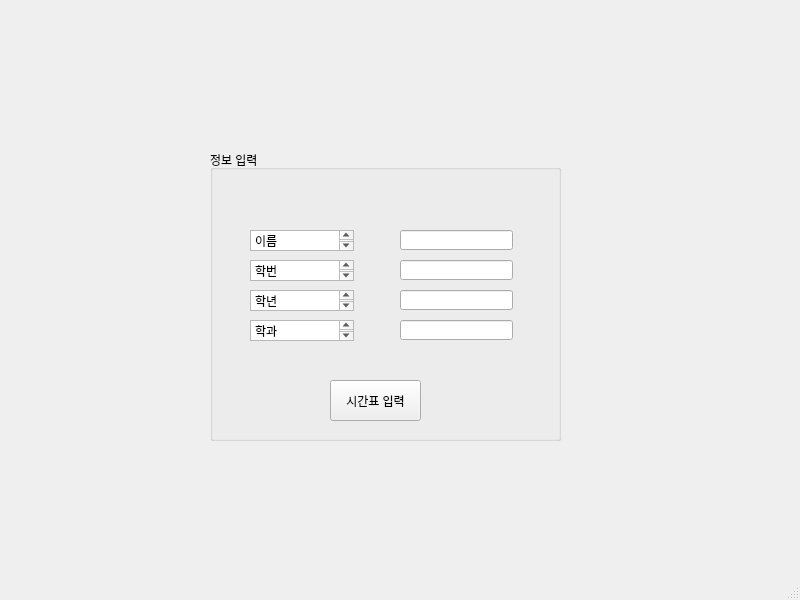
<?xml version="1.0" encoding="UTF-8"?>
<ui version="4.0">
 <class>SSG</class>
 <widget class="QMainWindow" name="SSG">
  <property name="geometry">
   <rect>
    <x>0</x>
    <y>0</y>
    <width>800</width>
    <height>600</height>
   </rect>
  </property>
  <property name="windowTitle">
   <string>SSG</string>
  </property>
  <widget class="QWidget" name="centralwidget">
   <widget class="QGroupBox" name="groupBox">
    <property name="geometry">
     <rect>
      <x>210</x>
      <y>150</y>
      <width>351</width>
      <height>291</height>
     </rect>
    </property>
    <property name="title">
     <string>정보 입력</string>
    </property>
    <property name="checkable">
     <bool>false</bool>
    </property>
    <widget class="QLineEdit" name="name">
     <property name="geometry">
      <rect>
       <x>190</x>
       <y>80</y>
       <width>113</width>
       <height>20</height>
      </rect>
     </property>
    </widget>
    <widget class="QLineEdit" name="number">
     <property name="geometry">
      <rect>
       <x>190</x>
       <y>110</y>
       <width>113</width>
       <height>20</height>
      </rect>
     </property>
    </widget>
    <widget class="QLineEdit" name="grade">
     <property name="geometry">
      <rect>
       <x>190</x>
       <y>140</y>
       <width>113</width>
       <height>20</height>
      </rect>
     </property>
    </widget>
    <widget class="QLineEdit" name="department">
     <property name="geometry">
      <rect>
       <x>190</x>
       <y>170</y>
       <width>113</width>
       <height>20</height>
      </rect>
     </property>
    </widget>
    <widget class="QTextEdit" name="name_text">
     <property name="geometry">
      <rect>
       <x>40</x>
       <y>80</y>
       <width>104</width>
       <height>21</height>
      </rect>
     </property>
     <property name="html">
      <string>&lt;!DOCTYPE HTML PUBLIC &quot;-//W3C//DTD HTML 4.0//EN&quot; &quot;http://www.w3.org/TR/REC-html40/strict.dtd&quot;&gt;
&lt;html&gt;&lt;head&gt;&lt;meta name=&quot;qrichtext&quot; content=&quot;1&quot; /&gt;&lt;style type=&quot;text/css&quot;&gt;
p, li { white-space: pre-wrap; }
&lt;/style&gt;&lt;/head&gt;&lt;body style=&quot; font-family:'Gulim'; font-size:9pt; font-weight:400; font-style:normal;&quot;&gt;
&lt;p style=&quot; margin-top:0px; margin-bottom:0px; margin-left:0px; margin-right:0px; -qt-block-indent:0; text-indent:0px;&quot;&gt;이름&lt;/p&gt;&lt;/body&gt;&lt;/html&gt;</string>
     </property>
    </widget>
    <widget class="QTextEdit" name="number_text">
     <property name="geometry">
      <rect>
       <x>40</x>
       <y>110</y>
       <width>104</width>
       <height>21</height>
      </rect>
     </property>
     <property name="html">
      <string>&lt;!DOCTYPE HTML PUBLIC &quot;-//W3C//DTD HTML 4.0//EN&quot; &quot;http://www.w3.org/TR/REC-html40/strict.dtd&quot;&gt;
&lt;html&gt;&lt;head&gt;&lt;meta name=&quot;qrichtext&quot; content=&quot;1&quot; /&gt;&lt;style type=&quot;text/css&quot;&gt;
p, li { white-space: pre-wrap; }
&lt;/style&gt;&lt;/head&gt;&lt;body style=&quot; font-family:'Gulim'; font-size:9pt; font-weight:400; font-style:normal;&quot;&gt;
&lt;p style=&quot; margin-top:0px; margin-bottom:0px; margin-left:0px; margin-right:0px; -qt-block-indent:0; text-indent:0px;&quot;&gt;학번&lt;/p&gt;&lt;/body&gt;&lt;/html&gt;</string>
     </property>
    </widget>
    <widget class="QTextEdit" name="grade_text">
     <property name="geometry">
      <rect>
       <x>40</x>
       <y>140</y>
       <width>104</width>
       <height>21</height>
      </rect>
     </property>
     <property name="html">
      <string>&lt;!DOCTYPE HTML PUBLIC &quot;-//W3C//DTD HTML 4.0//EN&quot; &quot;http://www.w3.org/TR/REC-html40/strict.dtd&quot;&gt;
&lt;html&gt;&lt;head&gt;&lt;meta name=&quot;qrichtext&quot; content=&quot;1&quot; /&gt;&lt;style type=&quot;text/css&quot;&gt;
p, li { white-space: pre-wrap; }
&lt;/style&gt;&lt;/head&gt;&lt;body style=&quot; font-family:'Gulim'; font-size:9pt; font-weight:400; font-style:normal;&quot;&gt;
&lt;p style=&quot; margin-top:0px; margin-bottom:0px; margin-left:0px; margin-right:0px; -qt-block-indent:0; text-indent:0px;&quot;&gt;학년&lt;/p&gt;&lt;/body&gt;&lt;/html&gt;</string>
     </property>
    </widget>
    <widget class="QTextEdit" name="department_text">
     <property name="geometry">
      <rect>
       <x>40</x>
       <y>170</y>
       <width>104</width>
       <height>21</height>
      </rect>
     </property>
     <property name="html">
      <string>&lt;!DOCTYPE HTML PUBLIC &quot;-//W3C//DTD HTML 4.0//EN&quot; &quot;http://www.w3.org/TR/REC-html40/strict.dtd&quot;&gt;
&lt;html&gt;&lt;head&gt;&lt;meta name=&quot;qrichtext&quot; content=&quot;1&quot; /&gt;&lt;style type=&quot;text/css&quot;&gt;
p, li { white-space: pre-wrap; }
&lt;/style&gt;&lt;/head&gt;&lt;body style=&quot; font-family:'Gulim'; font-size:9pt; font-weight:400; font-style:normal;&quot;&gt;
&lt;p style=&quot; margin-top:0px; margin-bottom:0px; margin-left:0px; margin-right:0px; -qt-block-indent:0; text-indent:0px;&quot;&gt;학과&lt;/p&gt;&lt;/body&gt;&lt;/html&gt;</string>
     </property>
    </widget>
    <widget class="QPushButton" name="time">
     <property name="geometry">
      <rect>
       <x>120</x>
       <y>230</y>
       <width>91</width>
       <height>41</height>
      </rect>
     </property>
     <property name="text">
      <string>시간표 입력</string>
     </property>
    </widget>
   </widget>
  </widget>
  <widget class="QStatusBar" name="statusbar"/>
 </widget>
 <resources/>
 <connections/>
</ui>
